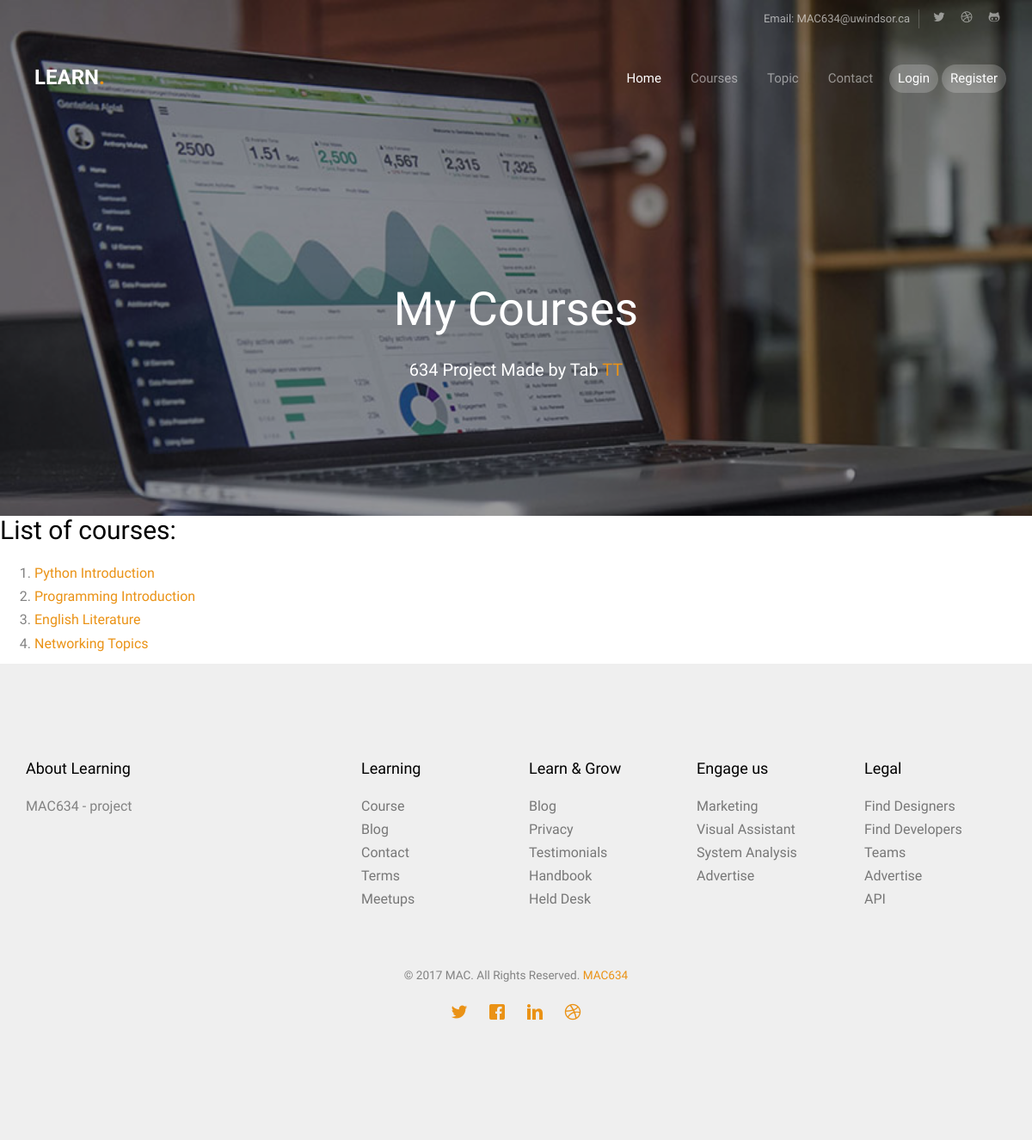
/myapp/course/, run on the app's committed database.
### myapp/models.py (models this page shows, shortened)
class Course(models.Model):
    course_no = models.IntegerField(primary_key=True)
    title = models.CharField(max_length=100)
    textbook = models.ForeignKey(Book)

### myapp/views.py (the view)
def courselist(request):
    courselist = Course.objects.all()[:10]
    return render(request, 'myapp/course.html', {'courselist': courselist})

### myapp/templates/myapp/course.html
{% extends 'myapp/base.html' %}
{% load staticfiles %}
{% block background_block %}
<header id="fh5co-header" class="fh5co-cover fh5co-cover-sm" role="banner" style="background-image:url({% static 'images/img_bg_2.jpg' %});" data-stellar-background-ratio="0.5">
	<div class="overlay"></div>
	<div class="container">
		<div class="row">
			<div class="col-md-8 col-md-offset-2 text-center">
				<div class="display-t">
					<div class="display-tc animate-box" data-animate-effect="fadeIn">
						<h1>My Courses</h1>
						<h2>634 Project Made by Tab <a href="http://www.ttxy.org" target="_blank">TT</a></h2>
					</div>
				</div>
			</div>
		</div>
	</div>
</header>
{% endblock %}
{% block body_block %}
   {% if courselist %}
       <h2>List of courses:</h2>
            <ol>
           {% for course in courselist %}
               <li><a href="/myapp/course/{{ course.course_no }}" >{{ course.title }} </a></li>
           {%  endfor %}
            </ol>
   {% else %}
       <strong> There are no available courses!</strong>
   {%  endif %}
{% endblock %}

### myapp/static/css/style.css (style rules this page uses)
body { font-family: "Work Sans", Arial, sans-serif; font-weight: 400; font-size: 16px; line-height: 1.7; color: #828282; background: #fff; }
a { color: #EA9215; -webkit-transition: 0.5s; -o-transition: 0.5s; transition: 0.5s; }
h1, h2, h3, h4, h5, h6, figure { color: #000; font-family: "Work Sans", Arial, sans-serif; font-weight: 400; margin: 0 0 20px 0; }
#fh5co-header, #fh5co-counter, .fh5co-bg { background-size: cover; background-position: top center; background-repeat: no-repeat; position: relative; }
.fh5co-cover { height: 800px; background-size: cover; background-position: top center; background-repeat: no-repeat; position: relative; float: left; width: 100%; }
.fh5co-cover .overlay { z-index: 0; position: absolute; bottom: 0; top: 0; left: 0; right: 0; background: rgba(0, 0, 0, 0.4); }
.fh5co-cover .display-t, .fh5co-cover .display-tc { z-index: 9; height: 700px; display: table; width: 100%; margin-top: 100px; }
.fh5co-cover.fh5co-cover-sm { height: 600px; }
.fh5co-cover.fh5co-cover-sm .display-t, .fh5co-cover.fh5co-cover-sm .display-tc { height: 600px; display: table; width: 100%; }
#fh5co-header .display-tc, #fh5co-counter .display-tc, .fh5co-cover .display-tc { display: table-cell !important; vertical-align: middle; }
#fh5co-header .display-tc h1, #fh5co-header .display-tc h2, #fh5co-counter .display-tc h1, #fh5co-counter .display-tc h2, .fh5co-cover .display-tc h1, .fh5co-cover .display-tc h2 { margin: 0; padding: 0; color: white; }
#fh5co-header .display-tc h1, #fh5co-counter .display-tc h1, .fh5co-cover .display-tc h1 { margin-bottom: 20px; font-size: 54px; line-height: 1.3; font-weight: 300; }
#fh5co-header .display-tc h2, #fh5co-counter .display-tc h2, .fh5co-cover .display-tc h2 { font-size: 20px; line-height: 1.5; margin-bottom: 30px; }
.js .animate-box { opacity: 0; }

### data on the page
Course: title "Python Introduction"
Course: title "Programming Introduction"
Course: title "English Literature"
Course: title "Networking Topics"
